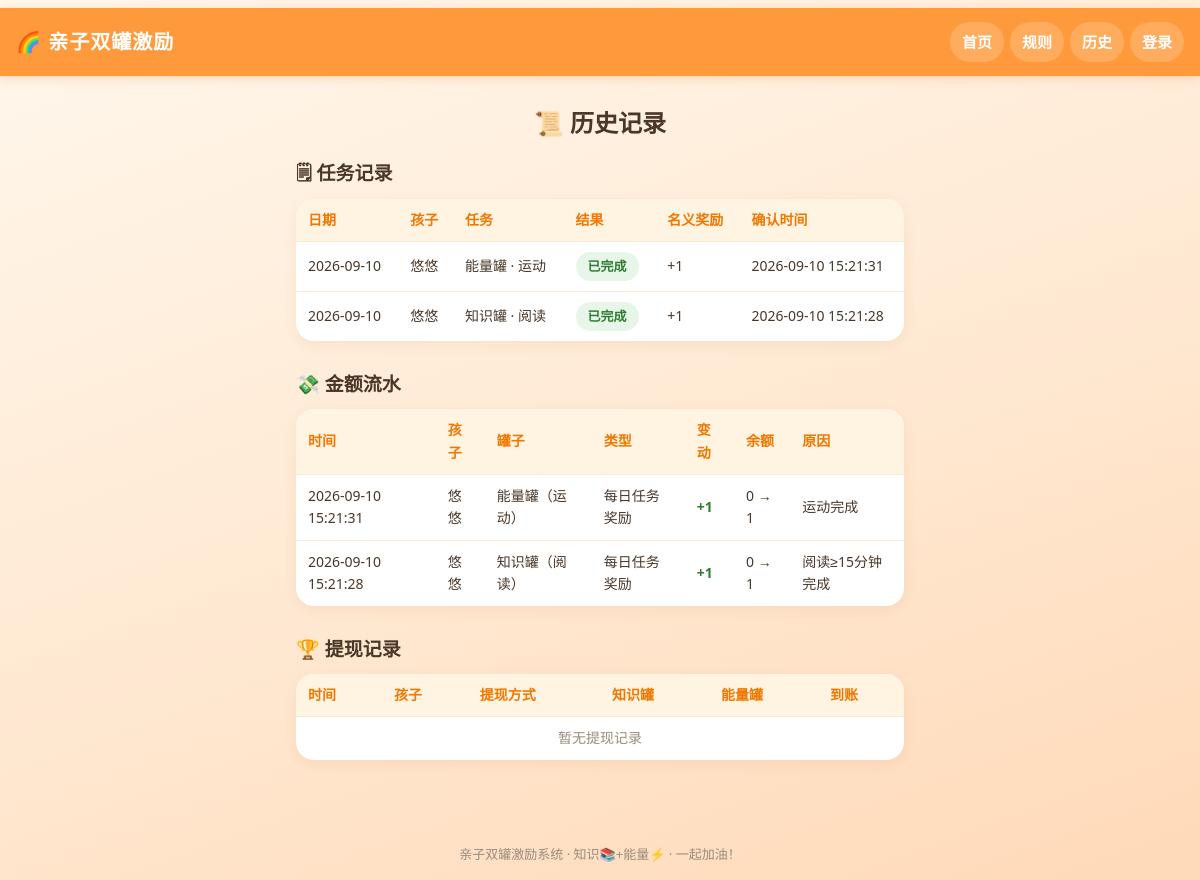
Before: /history with the older database file.
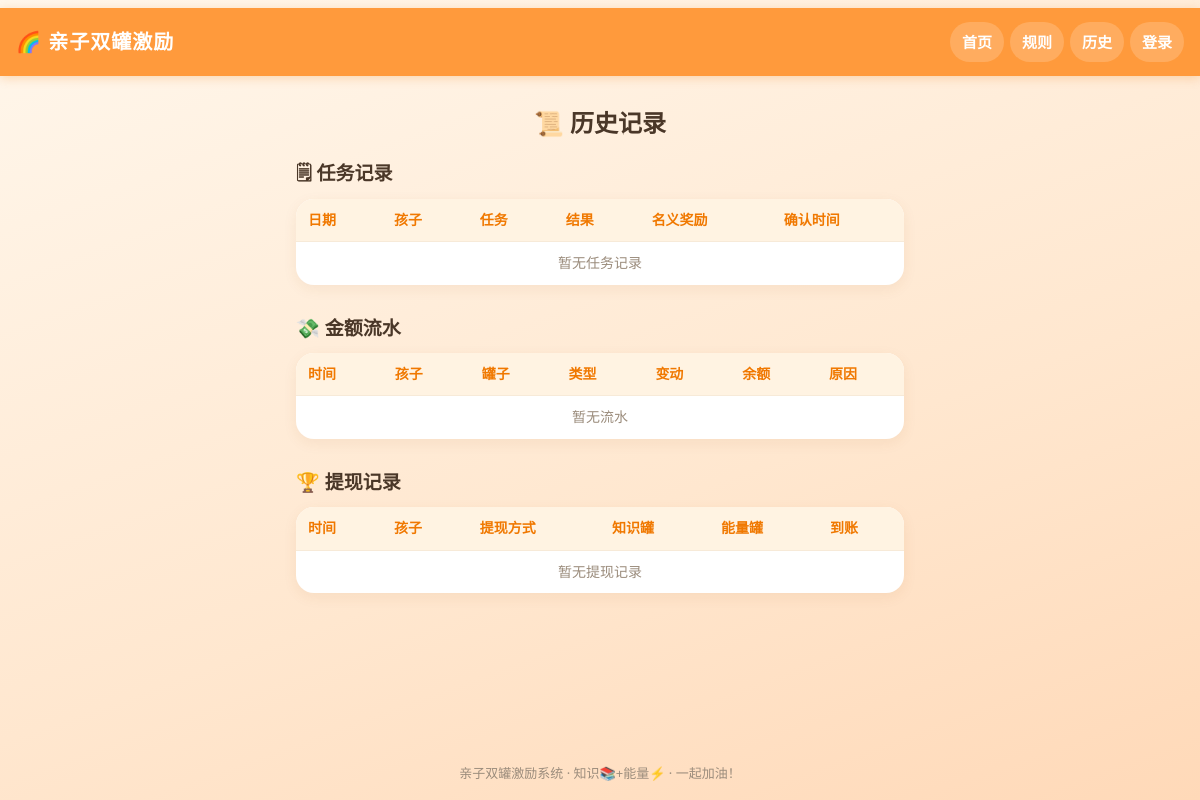
After: the same page with the newer database file.
### tables this page shows
CREATE TABLE daily_tasks (
  id            INTEGER PRIMARY KEY AUTOINCREMENT,
  user_id       INTEGER NOT NULL REFERENCES users(id),
  task_date     TEXT NOT NULL,               -- 'YYYY-MM-DD'（服务器本地日期）
  task_type     TEXT NOT NULL CHECK(task_type IN ('knowledge','energy')),
  status        TEXT NOT NULL DEFAULT 'pending' CHECK(status IN ('pending','completed','failed')),
  reward_amount INTEGER NOT NULL DEFAULT 0,  -- 名义应得 +1 / -1
  confirmed_by  INTEGER REFERENCES users(id),
  confirmed_at  TEXT,
  updated_at    TEXT NOT NULL DEFAULT (datetime('now','localtime')),
  UNIQUE(user_id, task_date, task_type)      -- 防重复结算的数据库级保障
);

CREATE TABLE users (
  id            INTEGER PRIMARY KEY AUTOINCREMENT,
  username      TEXT NOT NULL UNIQUE,
  password_hash TEXT NOT NULL,
  role          TEXT NOT NULL CHECK(role IN ('parent','child')),
  created_at    TEXT NOT NULL DEFAULT (datetime('now','localtime'))
);

CREATE TABLE transactions (
  id                   INTEGER PRIMARY KEY AUTOINCREMENT,
  user_id              INTEGER NOT NULL REFERENCES users(id),
  jar_type             TEXT NOT NULL CHECK(jar_type IN ('knowledge','energy')),
  change_amount        INTEGER NOT NULL,     -- 真实净变化（可能为0）
  before_balance       INTEGER NOT NULL,
  after_balance        INTEGER NOT NULL,
  op_type              TEXT NOT NULL,        -- daily_reward/daily_penalty/task_modify/parent_add/parent_sub/single_withdraw/double_withdraw/system
  operator_id          INTEGER,              -- 操作人 users.id
  reason               TEXT,
  related_task_id      INTEGER,
  related_withdrawal_id INTEGER,
  created_at           TEXT NOT NULL DEFAULT (datetime('now','localtime'))
);

### app.py (the view)
    @app.route("/history")
    def history():
        conn = get_db()
        role = session.get("role")
        if role == "parent":
            users = conn.execute(
                "SELECT * FROM users WHERE role='child' ORDER BY id"
            ).fetchall()
            uid_list = [u["id"] for u in users] or [0]
        elif role == "child":
            uid_list = [session["user_id"]]
        else:
            child = conn.execute(
                "SELECT * FROM users WHERE role='child' ORDER BY id LIMIT 1"
            ).fetchone()
            uid_list = [child["id"]] if child else [0]
        placeholders = ",".join("?" * len(uid_list))
        tasks = conn.execute(
            f"""
            SELECT t.*, u.username FROM daily_tasks t
            JOIN users u ON u.id = t.user_id
            WHERE t.user_id IN ({placeholders})
            ORDER BY t.task_date DESC, t.id DESC
            """,
            uid_list,
        ).fetchall()
        txns = conn.execute(
            f"""
            SELECT x.*, u.username FROM transactions x
            JOIN users u ON u.id = x.user_id
            WHERE x.user_id IN ({placeholders})
            ORDER BY x.id DESC LIMIT 500
            """,
            uid_list,
        ).fetchall()
        withs = conn.execute(
            f"""
            SELECT w.*, u.username FROM withdrawals w
            JOIN users u ON u.id = w.user_id
            WHERE w.user_id IN ({placeholders})
            ORDER BY w.id DESC
            """,
            uid_list,
        ).fetchall()
        return render_template(
            "history.html", tasks=tasks, txns=txns, withdrawals=withs,
            op_names=OP_NAMES, status_names=STATUS_NAMES,
            task_meta=TASK_META, jar_names=JAR_NAMES,
        )

### database.py (called while the page is built)
def connect_db(db_path=None):
    if db_path is None:
        db_path = current_app.config["DATABASE"]
    conn = sqlite3.connect(db_path)
    conn.row_factory = sqlite3.Row
    conn.execute("PRAGMA foreign_keys = ON")
    return conn

def get_db():
    if "db" not in g:
        g.db = connect_db()
    return g.db

### templates/history.html (shortened to what this page needs)
{% extends "base.html" %}
{% block content %}
<h1 class="page-title">📜 历史记录</h1>
<div class="history-block">
  <h2>🗒 任务记录</h2>
  <div class="table-wrap">
    <table>
      <thead>
        <tr><th>日期</th><th>孩子</th><th>任务</th><th>结果</th><th>名义奖励</th><th>确认时间</th></tr>
      </thead>
      <tbody>
        {% for t in tasks %}
        <tr>
          <td>{{ t['task_date'] }}</td>
          <td>{{ t['username'] }}</td>
          <td>{{ task_meta.get(t['task_type'], {}).get('name', t['task_type']) }}</td>
          <td><span class="status-badge status-{{ t['status'] }}">{{ status_names.get(t['status'], t['status']) }}</span></td>
          <td>{{ "%+d"|format(t['reward_amount']) }}</td>
          <td>{{ t['confirmed_at'] or '—' }}</td>
        </tr>
        {% else %}
        <tr><td colspan="6" style="text-align:center;color:var(--muted)">暂无任务记录</td></tr>
        {% endfor %}
      </tbody>
    </table>
  </div>
</div>
<div class="history-block">
  <h2>💸 金额流水</h2>
  <div class="table-wrap">
    <table>
      <thead>
        <tr><th>时间</th><th>孩子</th><th>罐子</th><th>类型</th><th>变动</th><th>余额</th><th>原因</th></tr>
      </thead>
      <tbody>
        {% for x in txns %}
        <tr>
          <td>{{ x['created_at'] }}</td>
          <td>{{ x['username'] }}</td>
          <td>{{ jar_names.get(x['jar_type'], x['jar_type']) }}</td>
          <td>{{ op_names.get(x['op_type'], x['op_type']) }}</td>
          <td class="{{ 'num-up' if x['change_amount'] >= 0 else 'num-down' }}">{{ "%+d"|format(x['change_amount']) }}</td>
          <td>{{ x['before_balance'] }} → {{ x['after_balance'] }}</td>
          <td>{{ x['reason'] or '—' }}</td>
        </tr>
        {% else %}
        <tr><td colspan="7" style="text-align:center;color:var(--muted)">暂无流水</td></tr>
        {% endfor %}
      </tbody>
    </table>
  </div>
</div>
<div class="history-block">
  <h2>🏆 提现记录</h2>
  <div class="table-wrap">
    <table>
      <thead>
        <tr><th>时间</th><th>孩子</th><th>提现方式</th><th>知识罐</th><th>能量罐</th><th>到账</th></tr>
      </thead>
      <tbody>
        {% for w in withdrawals %}
        <tr>
          <td>{{ w['created_at'] }}</td>
          <td>{{ w['username'] }}</td>
          <td>
            {% if w['withdraw_type'] == 'double' %}双罐同时兑换{% else %}单罐提现{% endif %}
          </td>
          <td>{{ w['knowledge_amount'] }}</td>
          <td>{{ w['energy_amount'] }}</td>
          <td class="num-up">{{ w['reward_amount']  }} 元</td>
        </tr>
        {% else %}
        <tr><td colspan="6" style="text-align:center;color:var(--muted)">暂无提现记录</td></tr>
        {% endfor %}
      </tbody>
    </table>
  </div>
</div>
{% endblock %}

### templates/base.html (shortened to what this page needs)
<!DOCTYPE html>
<html lang="zh-CN">
<head>
<link rel="stylesheet" href="{{ url_for('static', filename='style.css') }}">
</head>
<body>
<header class="topbar">
  <div class="brand">🌈 亲子双罐激励</div>
  <nav class="main-nav">
    {% if session.get('user_id') %}
      <a href="{{ url_for('index') }}">首页</a>
      <a href="{{ url_for('rules') }}">规则</a>
      <a href="{{ url_for('history') }}">历史</a>
      {% if session.get('role') == 'child' %}
        <a href="{{ url_for('withdraw') }}">提现</a>
      {% endif %}
      {% if session.get('role') == 'parent' %}
        <a href="{{ url_for('parent') }}">管理</a>
      {% endif %}
      <form method="post" action="{{ url_for('logout') }}" class="logout-form">
        <input type="hidden" name="_csrf" value="{{ session.get('_csrf', '') }}">
        <button type="submit" class="linklike">{{ session.get('username', '') }} · 退出</button>
      </form>
    {% else %}
      <a href="{{ url_for('index') }}">首页</a>
      <a href="{{ url_for('rules') }}">规则</a>
      <a href="{{ url_for('history') }}">历史</a>
      <a href="{{ url_for('login') }}">登录</a>
    {% endif %}
  </nav>
</header>
<main class="container">
  {% block content %}{% endblock %}
</main>
<footer class="footer">亲子双罐激励系统 · 知识📚+能量⚡ · 一起加油！</footer>
</body>
</html>

### static/style.css (style rules this page uses)
:root { --bg: #fff7ec; --card: #ffffff; --primary: #ff9a3c; --primary-dark: #f07800; --ok: #4caf50; --fail: #e5534b; --text: #4a3728; --muted: #9b8c7c; --radius: 18px; }
* { box-sizing: border-box; margin: 0; padding: 0; }
html, body { max-width: 100%; overflow-x: hidden; }
body { font-family: "PingFang SC", "Hiragino Sans GB", "Microsoft YaHei", system-ui, sans-serif; background: linear-gradient(160deg, #fff7ec 0%, #ffe7cf 60%, #ffd9b8 100%); color: var(--text); font-size: 16px; line-height: 1.6; min-height: 100vh; display: flex; flex-direction: column; }
.topbar { background: var(--primary); color: #fff; padding: 14px 16px; display: flex; align-items: center; justify-content: space-between; flex-wrap: wrap; gap: 8px; box-shadow: 0 2px 10px rgba(240, 120, 0, 0.25); position: sticky; top: 0; z-index: 10; }
.brand { font-size: 20px; font-weight: 800; letter-spacing: 1px; }
.main-nav { display: flex; align-items: center; flex-wrap: wrap; gap: 6px; }
.main-nav a { color: #fff; text-decoration: none; padding: 8px 12px; border-radius: 999px; background: rgba(255, 255, 255, 0.18); font-weight: 600; font-size: 15px; }
.container { width: 100%; max-width: 640px; margin: 0 auto; padding: 20px 16px 40px; flex: 1; }
.page-title { font-size: 24px; margin: 8px 0 16px; text-align: center; }
.history-block { margin-bottom: 28px; }
.history-block h2 { font-size: 19px; margin-bottom: 10px; }
.table-wrap { overflow-x: auto; background: var(--card); border-radius: var(--radius); box-shadow: 0 4px 14px rgba(150, 90, 20, 0.08); }
table { width: 100%; border-collapse: collapse; font-size: 14px; min-width: 520px; }
th, td { padding: 10px 12px; text-align: left; border-bottom: 1px solid #f7ead8; }
th { background: #fff3e2; font-weight: 700; color: var(--primary-dark); }
tr:last-child td { border-bottom: none; }
.footer { text-align: center; color: var(--muted); font-size: 13px; padding: 16px; }
@media (min-width: 768px) { body { padding-top: 8px; } }

Changed rows visible on the page:
removed daily_tasks: task_date "2026-09-10", username "悠悠", get "能量罐 · 运动", get "已完成", reward_amount "+1", confirmed_at "2026-09-10 15:21:31"
removed daily_tasks: task_date "2026-09-10", username "悠悠", get "知识罐 · 阅读", get "已完成", reward_amount "+1", confirmed_at "2026-09-10 15:21:28"
removed transactions: created_at "2026-09-10 15:21:31", username "悠悠", get "能量罐（运动）", get "每日任务奖励", change_amount "+1", before_balance "0", after_balance "1", reason "运动完成"
removed transactions: created_at "2026-09-10 15:21:28", username "悠悠", get "知识罐（阅读）", get "每日任务奖励", change_amount "+1", before_balance "0", after_balance "1", reason "阅读≥15分钟完成"
Other visible differences:
text now shown: "暂无任务记录 暂无流水"
